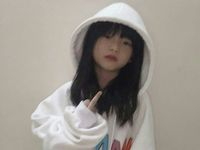
#> input picture Pertemuan 4/EEDAN.jpg, 200 x 150 px
$ python transformasi-fourier.py
#> lines starting #> are read from the running program, lines starting #| are printed output that depends on the picture
import cv2
import numpy as np
from matplotlib import pyplot as plt

# Membaca gambar dalam grayscale
image = cv2.imread("EEDAN.jpg", 0)
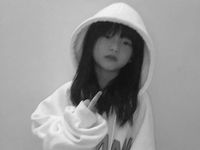
#> image: shape (150, 200); min 2, max 249, mean 150.1

# Melakukan Transformasi Fourier
dft = cv2.dft(np.float32(image), flags=cv2.DFT_COMPLEX_OUTPUT)
dft_shift = np.fft.fftshift(dft)

# Menghitung Magnitude Spectrum
magnitude_spectrum = 20 * np.log(cv2.magnitude(dft_shift[:, :, 0], dft_shift[:, :, 1]) + 1)
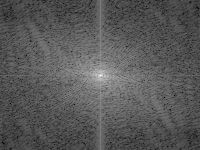
#> magnitude_spectrum: shape (150, 200) float32; min 29.31, max 306.4, mean 125.8; drawn with min black and max white

# Menampilkan hasil gambar asli dan Magnitude Spectrum
plt.figure(figsize=(10, 5))
plt.subplot(121), plt.imshow(image, cmap='gray'), plt.title('Input Image')
plt.subplot(122), plt.imshow(magnitude_spectrum, cmap='gray'), plt.title('Magnitude Spectrum')
plt.show()
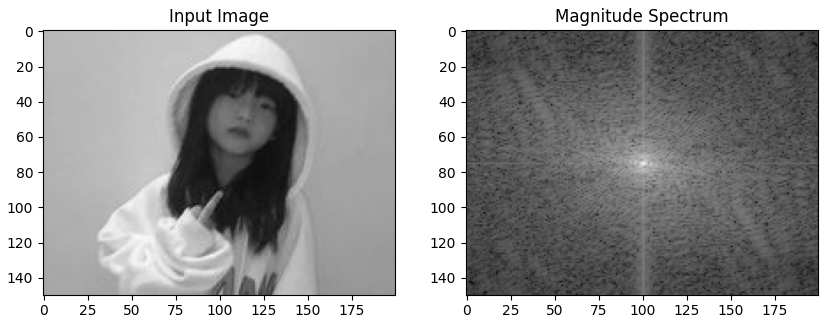
#> figure drawn by matplotlib, 2 panels
